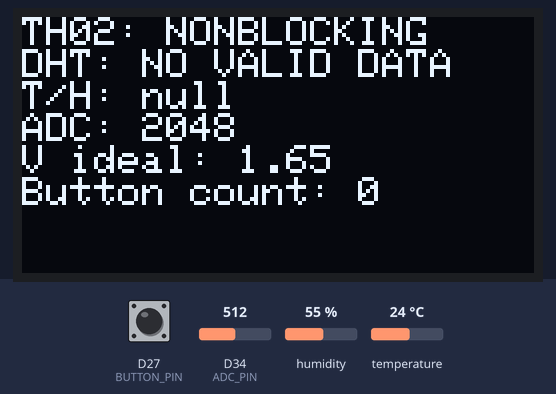
Bench run of a sketch on a simulated Arduino Due. On the bench: 128×64 one-colour display. The test bench sets the inputs (shaded band); at power-on: D27 (BUTTON_PIN) HIGH, humidity 55 %, D34 (ADC_PIN) = 512, temperature 24 °C (analog values on the 0–1023 scale). What the sketch prints to the serial monitor is not drawn.

Above: at 1.2 s.
1.3 s: D27 (BUTTON_PIN) pulled LOW for 0.15 s
At 3.2 s:
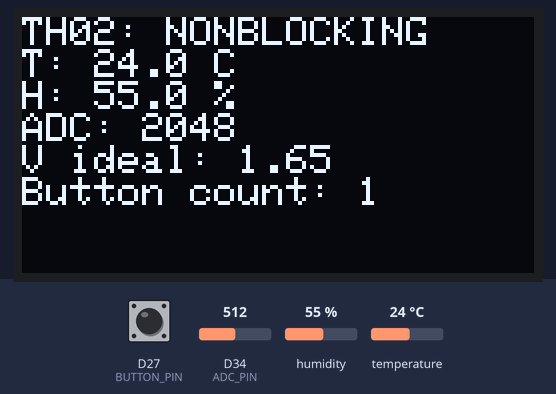
3.6 s: humidity set to 22 %
At 4.7 s:
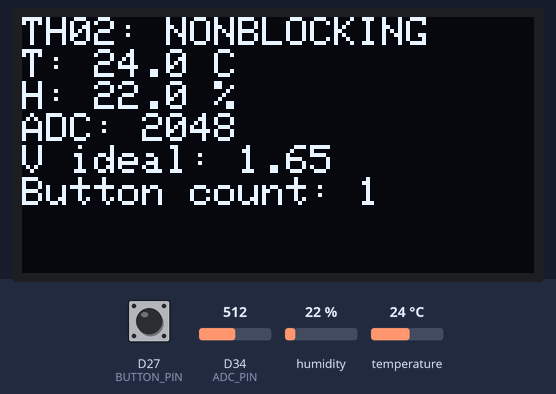
5.6 s: D34 (ADC_PIN) set to 716
At 6.7 s:
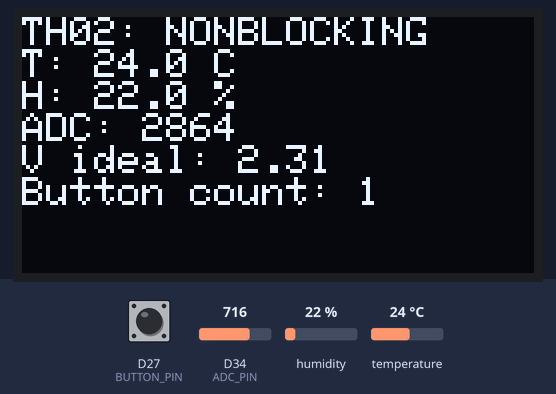
7.1 s: temperature set to 12 °C
At 9.0 s:
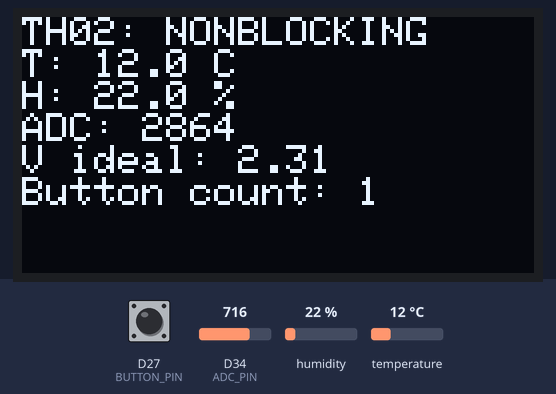
9.6 s: D27 (BUTTON_PIN) pulled LOW for 1 s
At 10.7 s:
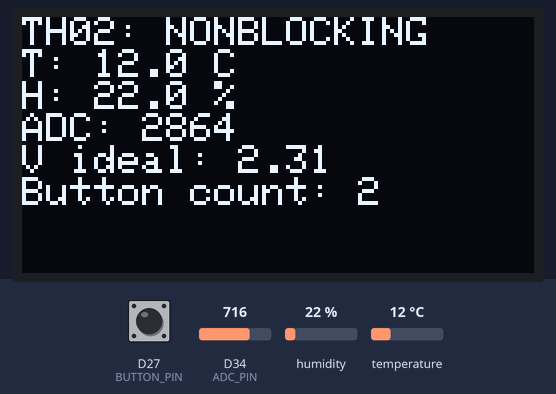
12.1 s: D34 (ADC_PIN) set to 900
At 13.0 s:
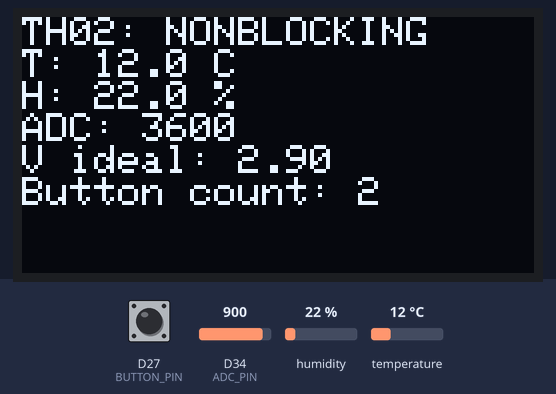
Timing chart, 0 to 14.7 s (numbered marks = the images above; inputs shaded):
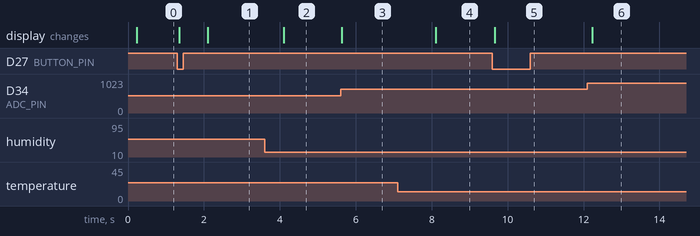

The sketch:

sensor_millis.ino
```cpp
#include <Wire.h>
#include <DHTesp.h>
#include <Adafruit_GFX.h>
#include <Adafruit_SSD1306.h>

constexpr bool BLOCKING = false;
constexpr int DHT_PIN = 14, ADC_PIN = 34, BUTTON_PIN = 27;
constexpr unsigned long INTERVAL_MS = 2000;

class MovingAverage {
  float values[5] = {};
  int next = 0, count = 0;
public:
  void add(float value) {
    values[next] = value;
    next = (next + 1) % 5;
    if (count < 5) ++count;
  }
  bool ready() const { return count == 5; }
  float mean() const {
    float total = 0;
    for (int i = 0; i < count; ++i) total += values[i];
    return count ? total / count : 0;
  }
};

DHTesp dht;
Adafruit_SSD1306 screen(128, 64, &Wire, -1);
MovingAverage temperatureFilter, humidityFilter;
bool screenReady = false;
unsigned long lastSample = 0, lastUi = 0, lastButtonChange = 0;
unsigned long previousSample = 0, sampleCount = 0, pressCount = 0;
bool rawButton = HIGH, stableButton = HIGH;
float temperature = NAN, humidity = NAN;
bool valid = false;
int adc = 0;
float voltage = 0;

void updateScreen() {
  if (!screenReady) return;
  screen.clearDisplay();
  screen.setCursor(0, 0);
  screen.println(BLOCKING ? "TH02: BLOCKING" : "TH02: NONBLOCKING");
  if (valid) {
    screen.print("T: "); screen.print(temperature, 1); screen.println(" C");
    screen.print("H: "); screen.print(humidity, 1); screen.println(" %");
  } else {
    screen.println("DHT: NO VALID DATA");
    screen.println("T/H: null");
  }
  screen.print("ADC: "); screen.println(adc);
  screen.print("V ideal: "); screen.println(voltage, 2);
  screen.print("Button count: "); screen.println(pressCount);
  screen.display();
}

void pollButton() {
  unsigned long now = millis();
  bool reading = digitalRead(BUTTON_PIN);
  if (reading != rawButton) {
    rawButton = reading;
    lastButtonChange = now;
  }
  if (now - lastButtonChange >= 25 && stableButton != rawButton) {
    stableButton = rawButton;
    if (stableButton == LOW) {
      ++pressCount;
      Serial.printf("# BUTTON,%lu,count=%lu\n", now, pressCount);
      updateScreen();
    }
  }
}

void sampleSensor() {
  unsigned long started = millis();
  unsigned long dt = sampleCount ? started - previousSample : 0;
  previousSample = started;
  ++sampleCount;
  TempAndHumidity data = dht.getTempAndHumidity();
  temperature = data.temperature;
  humidity = data.humidity;
  valid = dht.getStatus() == DHTesp::ERROR_NONE &&
          !isnan(temperature) && !isnan(humidity);
  adc = analogRead(ADC_PIN);
  voltage = adc * (3.3f / 4095.0f);
  if (valid) {
    temperatureFilter.add(temperature);
    humidityFilter.add(humidity);
  }
  Serial.printf("%lu,%lu,%lu,", started, sampleCount, dt);
  if (valid) Serial.printf("%.2f,%.2f,1,", temperature, humidity);
  else Serial.print("null,null,0,dht_read_failed");
  Serial.print(",");
  if (valid && temperatureFilter.ready()) {
    Serial.printf("%.2f,%.2f", temperatureFilter.mean(), humidityFilter.mean());
  } else Serial.print("null,null");
  Serial.printf(",%d,%.3f,%lu,%s\n", adc, voltage, pressCount,
                BLOCKING ? "blocking" : "nonblocking");
  updateScreen();
}

void setup() {
  Serial.begin(115200);
  pinMode(BUTTON_PIN, INPUT_PULLUP);
  analogReadResolution(12);
  dht.setup(DHT_PIN, DHTesp::DHT22);
  Wire.begin(21, 22);
  bool oledFound = false;
  Serial.println("# I2C scan: SDA=21 SCL=22");
  for (int address = 1; address < 127; ++address) {
    Wire.beginTransmission(address);
    if (Wire.endTransmission() == 0) {
      Serial.printf("# I2C_FOUND,0x%02X\n", address);
      if (address == 0x3C) oledFound = true;
    }
  }
  screenReady = oledFound && screen.begin(SSD1306_SWITCHCAPVCC, 0x3C, true, false);
  Serial.println(screenReady ? "# OLED_OK" : "# OLED_NOT_FOUND_OR_INIT_FAILED");
  if (screenReady) {
    screen.setTextSize(1);
    screen.setTextColor(SSD1306_WHITE);
    updateScreen();
  }
  Serial.println("time_ms,sample,dt_ms,temperature_c,humidity_pct,valid,error,temperature_ma5,humidity_ma5,adc_raw,voltage_ideal_v,button_count,mode");
  lastSample = millis();
}

void loop() {
  pollButton();
  if (BLOCKING) {
    delay(INTERVAL_MS);
    sampleSensor();
  } else {
    unsigned long now = millis();
    if (now - lastSample >= INTERVAL_MS) {
      lastSample = now;
      sampleSensor();
    }
    if (now - lastUi >= 200) {
      lastUi = now;
      adc = analogRead(ADC_PIN);
      voltage = adc * (3.3f / 4095.0f);
      updateScreen();
    }
  }
}
```

Measured:
- after the input at 1.3 s, the display: first changes after 0.05 s (image 1 shows a later state)
- after the input at 3.6 s, the display: changes after 0.51 s (image 2)
- after the input at 5.6 s, the display: changes at once (image 3)
- after the input at 7.1 s, the display: changes after 1.0 s (image 4)
- after the input at 9.6 s, the display: changes after 0.06 s (image 5)
- after the input at 12.1 s, the display: changes after 0.13 s (image 6)
